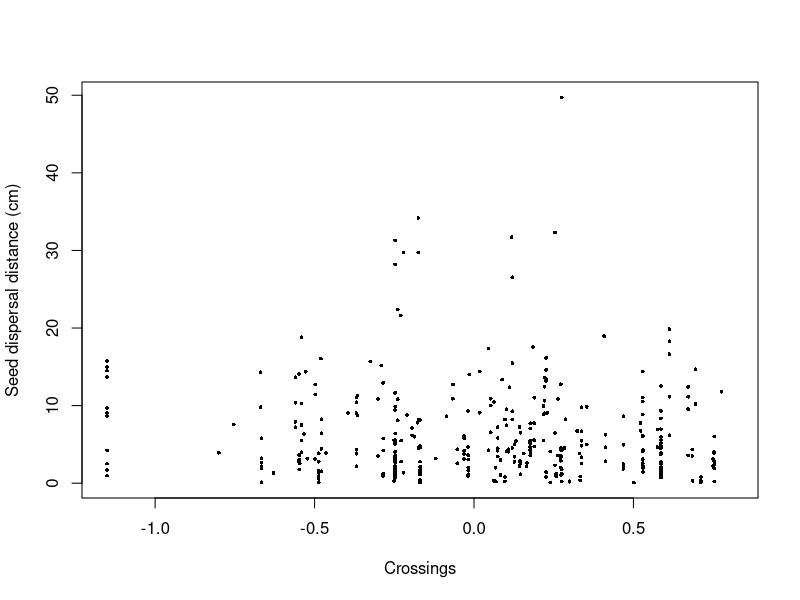

Write the R code that produced this figure.
setwd("~/Projects/forest-ecology/data")
dane <- read.csv2("BIOMARK-BLUP_2.csv", sep = ";")

dane <- dane[order(dane$year_time),] 
dane$Year <- as.character(dane$year_time)

plot(x = dane$Exploration_rate, 
     y = dane$dispersal_distance,
     pch = 16, cex = 0.5, 
     ylab = "Seed dispersal distance (cm)",
     xlab = "Crossings")